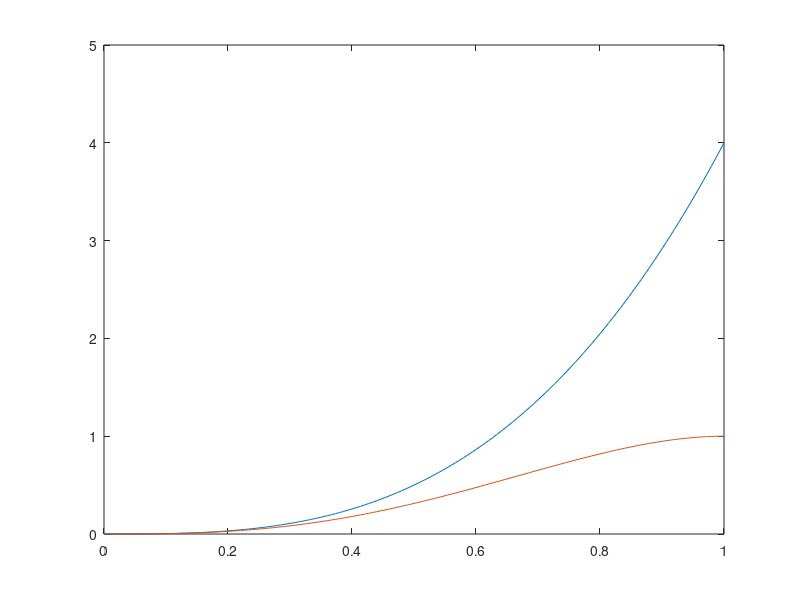

Reproduce this figure in MATLAB.
E = 3500*10^6;
I = 10^-5;
L = 0.15;
z = 0:0.001:0.15;
F = 1.0;
delta = (F*z.^3)/(3*E*I);
delta1 = delta - (z/L).*((F*z.^3)/(4*E*I));
dc = (12*E*I/(L^3))*(delta/F);
dc1 = (12*E*I/(L^3))*(delta1/F);
dll = z/L;
figure
plot(dll, dc)
hold on
plot(dll, dc1)